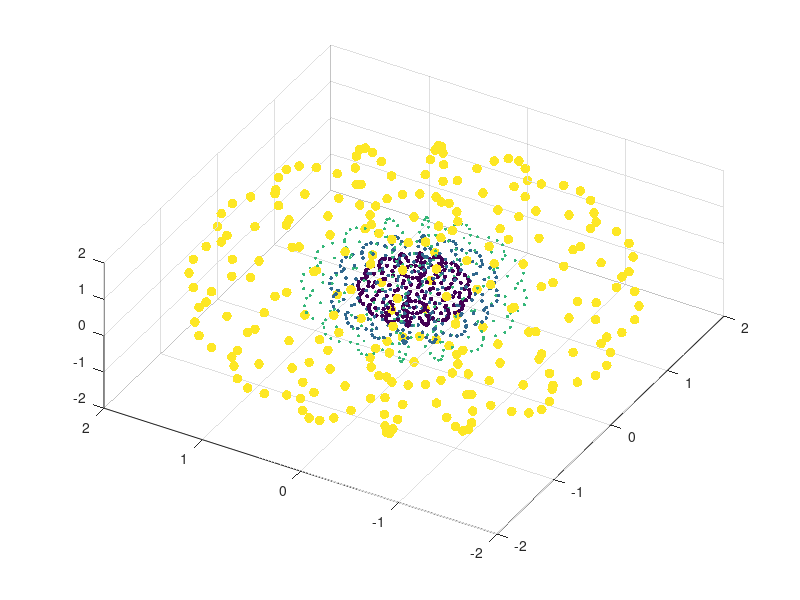

The MATLAB script that drew this image:
[x,y,z] = sphere(16);
X = [x(:)*.5 x(:)*.75 x(:) x(:)*2]; % These are the points.  In order to 
Y = [y(:)*.5 y(:)*.75 y(:) y(:)*2]; % color them, I need to put them into 
Z = [z(:)*.5 z(:)*.75 z(:) z(:)*2]; % columns

S = repmat([1 .75 .5 5]*10,numel(x),1); % This is the size of the circles
                                        % they stay the same size no matter
                                        % how the figure is zoomed
C = repmat([1 2 3 4],numel(x),1); % this is which color each point is
scatter3(X(:),Y(:),Z(:),S(:),C(:),'filled'), view(-60,60)